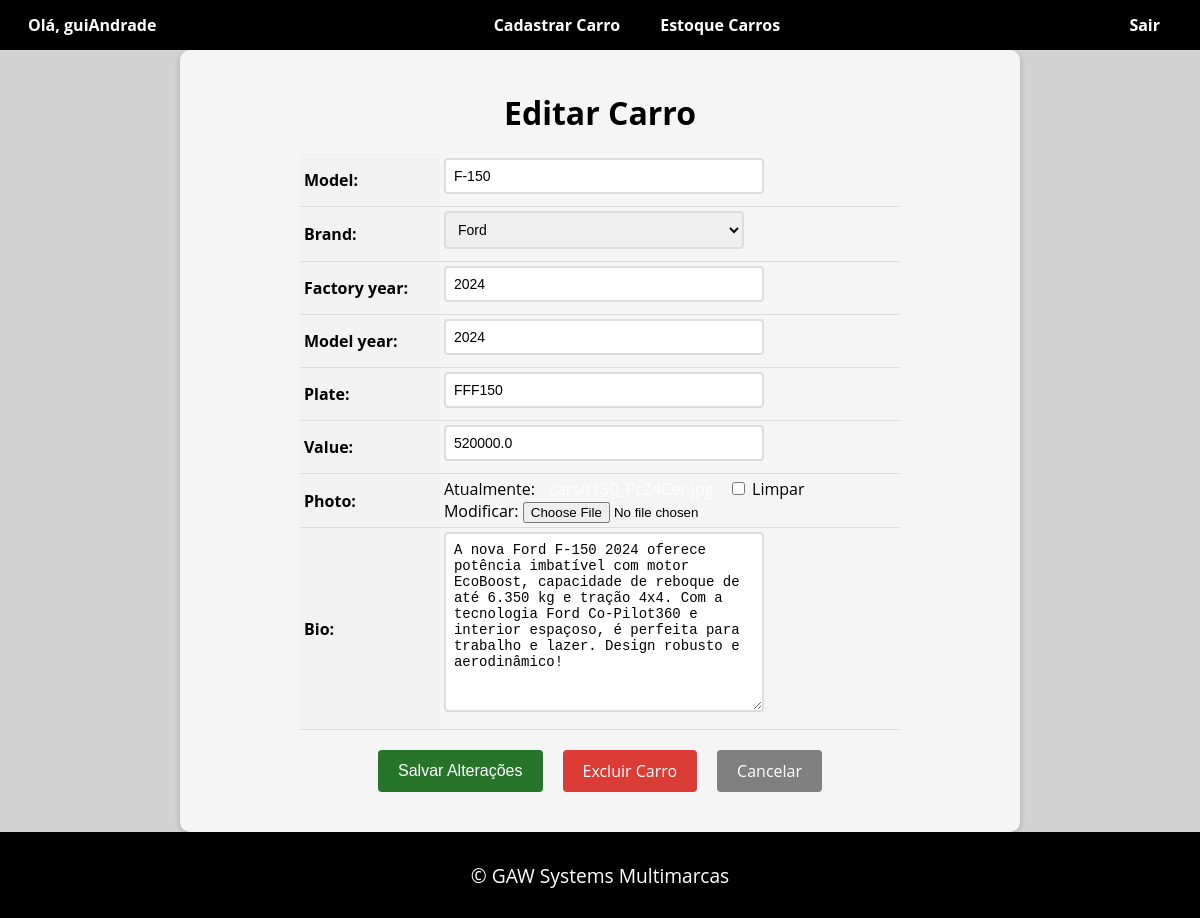
/car/23/update/ (signed in), run on the app's committed database.
### cars/models.py (models this page shows, shortened)
class Car(models.Model):
    id = models.AutoField(primary_key=True)
    model = models.CharField(max_length=200)
    brand = models.ForeignKey(Brand, on_delete=models.PROTECT, related_name='car_brand')
    factory_year = models.IntegerField(blank=True, null=True)
    model_year = models.IntegerField(blank=True, null=True)
    plate = models.CharField(max_length=10, blank=True, null=True)
    value = models.FloatField(blank=True, null=True)
    photo = models.ImageField(upload_to='cars/', blank=True, null=True)
    bio = models.TextField(blank=True, null=True)

### cars/views.py (the view, shortened to what this page needs)
# urls.py: path('car/<int:pk>/update/', CarUpdateView.as_view(), name='car_update'),
@method_decorator(login_required(login_url='login'), name='dispatch')
class CarUpdateView(UpdateView):
    model = Car
    form_class = CarModelForm
    template_name = 'car_update.html'

### cars/forms.py (shortened to what this page needs)
class CarModelForm(forms.ModelForm):
    class Meta:
        model = Car # Um form em cima da tabela car
        fields = '__all__' # herda todos os campos do model car

### cars/models.py (called while the page is built)
    def __str__(self):
        return self.name

### cars/templates/car_update.html (shortened to what this page needs)
{% extends "base.html" %}
{% block content %}
    <form method="post" enctype="multipart/form-data">
        <h1>Editar Carro</h1>
        <table>
        {{ form.as_table }}
        </table>
        <div>
            <div class="buttons-container">
                <input type="submit" value="Salvar Alterações" class="btn btn-primary">
                <a href="{% url 'car_delete' pk=object.pk %}" class="btn btn-danger">Excluir Carro</a>
                <a href="{% url 'cars_list' %}" class="btn btn-secondary">Cancelar</a>
            </div>
        </div>
    </form>
{% endblock %}

### app/templates/base.html (shortened to what this page needs)
<!DOCTYPE html>
<html lang="pt-br">
<head>
</head>
<body>
    <div class="wrapper">
        <header>
            <nav>
                <div class="nav-left">
                    {% if user.is_authenticated %}
                        <span>Olá, {{ user.username }}</span>
                    {% endif %}
                </div>
                <div class="nav-center">
                    <ul>
                        {% if user.is_authenticated %}
                            <li><a href="{% url 'new_car' %}">Cadastrar Carro</a></li>
                        {% endif %}
                        <li><a href="{% url 'cars_list' %}">Estoque Carros</a></li>
                    </ul>
                </div>
                <div class="nav-right">
                    <ul>
                        {% if not user.is_authenticated %}
                        <li><a href="{% url 'login' %}">Login</a></li>
                            <li><a href="{% url 'register' %}">Cadastre-se</a></li>
                        {% else %}
                            <li><a href="{% url 'logout' %}">Sair</a></li>
                        {% endif %}
                    </ul>
                </div>
            </nav>
        </header>
        <main>
            {% block content %}
            {% endblock %}
        </main>
        <footer>
            <p>&copy; GAW Systems Multimarcas</p>
        </footer>
    </div>
</body>
</html>

### app/templates/base.html (style rules this page uses)
html, body { height: 100%; margin: 0; padding: 0; }
body { font-family: 'Open Sans', sans-serif; background-color: lightgrey; color: black; }
.wrapper { min-height: 100vh; display: flex; flex-direction: column; }
header { background-color: black; color: #fff; }
footer { background-color: black; color: white; padding: 10px; text-align: center; font-size: 1.2em; margin-top: auto; }
nav { background-color: black; color: #fff; font-weight: bold; height: 50px; display: flex; justify-content: space-between; align-items: center; padding: 0 20px; }
.nav-left, .nav-center, .nav-right { display: flex; align-items: center; }
.nav-center ul, .nav-right ul { display: flex; margin: 0; padding: 0; list-style: none; }
li { margin: 0 10px; }
a { color: #fff; text-decoration: none; font-size: 16px; padding: 10px; transition: all 0.3s ease; }
.nav-left span { font-size: 16px; padding: 8px; }

### cars/templates/car_update.html (style rules this page uses)
form { max-width: 800px; margin: 0 auto; padding: 20px; background-color: #f5f5f5; border-radius: 10px; box-shadow: 0 2px 6px rgba(0, 0, 0, 0.2); }
form h1 { font-size: 2rem; margin-bottom: 20px; text-align: center; }
table { margin: 0 auto; border-collapse: collapse; width: 100%; max-width: 600px; }
th, td { padding: 4px; text-align: left; border-bottom: 1px solid #ddd; }
th { background-color: #f2f2f2; }
input[type="text"], input[type="number"], select, textarea { padding: 8px; font-size: 14px; border: 2px solid #ddd; border-radius: 4px; width: 100%; max-width: 300px; margin-bottom: 8px; transition: border-bottom-color 0.3s ease-in-out; }
.btn { background-color: #0096c7; color: #fff; border: none; padding: 10px 20px; font-size: 16px; border-radius: 4px; cursor: pointer; transition: background-color 0.3s ease-in-out; }
.buttons-container { display: flex; justify-content: center; margin-top: 20px; margin-bottom: 20px; }
.btn { display: inline-block; background-color: #26752A; color: #fff; border: none; padding: 10px 20px; font-size: 16px; border-radius: 4px; cursor: pointer; transition: background-color 0.3s ease-in-out; margin: 0 10px; }
.btn-secondary { background-color: gray; text-decoration: none !important; }
.btn-danger { background-color: #dc3c36; text-decoration: none !important; }
a { text-decoration: none !important; }

### data on the page
Car: model "F-150", brand "Ford", factory_year "2024", model_year "2024", plate "FFF150", value "520000.0", bio "A nova Ford F-150 2024 oferece potência imbatível com motor EcoBoost, capacidade de reboque de até 6.350 kg e tração 4x4. Com a tecnologia Ford Co-Pilot360 e interior espaçoso, é perfeita para trabalho e lazer. Design robusto e aerodinâmico!"

### other printed values
{{ user.username }} "guiAndrade"
